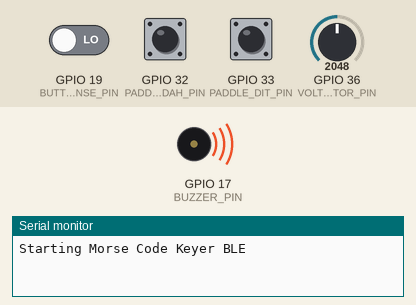
This program was run on a simulated ESP32. Shown: buzzer (waves = sounding), the last lines printed to the serial monitor. Inputs (shaded band) come from the test bench; at power-on: GPIO 36 (VOLTAGE_DETECTOR_PIN) = 2048, GPIO 19 (BUTTON_SENSE_PIN) LOW, GPIO 32 (PADDLE_DAH_PIN) HIGH, GPIO 33 (PADDLE_DIT_PIN) HIGH. USB keyboard and mouse output is not drawn.

Above: at 0.1 s.
At 2.0 s:
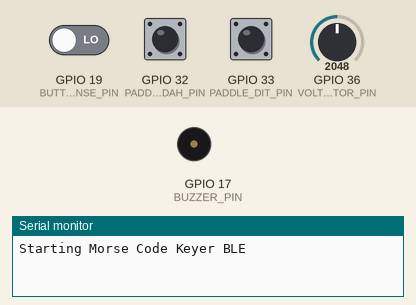
2.1 s: GPIO 36 (VOLTAGE_DETECTOR_PIN) set to 1040
3.6 s: GPIO 36 (VOLTAGE_DETECTOR_PIN) set to 930
At 3.8 s:
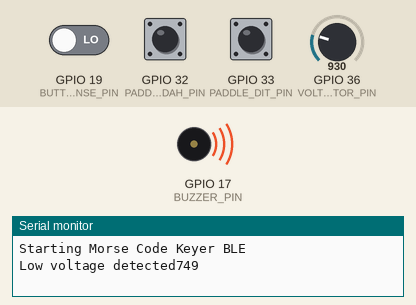
6.6 s: GPIO 19 (BUTTON_SENSE_PIN) driven HIGH
9.6 s: GPIO 32 (PADDLE_DAH_PIN) pulled LOW for 3.2 s
14.3 s: GPIO 33 (PADDLE_DIT_PIN) pulled LOW for 3.2 s
Timing chart, 0 to 20.0 s (numbered marks = the images above; inputs shaded):
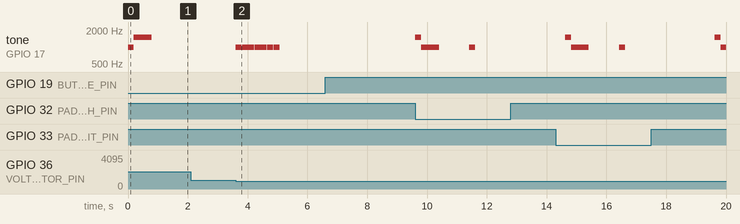

Measured:
- the behaviour switches between 993 and 992 on GPIO 36 (VOLTAGE_DETECTOR_PIN) (found by bisection; images 1 and 2)
- after the input at 2.1 s, every drawn part: stays the same
- after the input at 3.6 s, tone on GPIO 17 (BUZZER_PIN): alternates 1000 Hz for 0.20 s and silent for 0.01 s, 14 changes in all, then stays silent, starting at once

The program:

main.cpp
```cpp
#include <Arduino.h>
#include <BleKeyboard.h>
#include "soc/soc.h"
#include "soc/rtc_cntl_reg.h"

BleKeyboard bleKeyboard;
// #define PADDLE_DIT_PIN 4
// #define PADDLE_DAH_PIN 5
// #define POWER_LATCH_PIN 18
// #define BUTTON_SENSE_PIN 23
// #define VOLTAGE_DETECTOR_PIN 36
// #define BUZZER_PIN 22
// #define LED_PIN 19

#define PADDLE_DIT_PIN 33
#define PADDLE_DAH_PIN 32

#define VOLTAGE_DETECTOR_PIN 36
#define BUZZER_PIN 17
#define BUTTON_SENSE_PIN 19
#define POWER_LATCH_PIN 18

byte button_dit_oldSwitchState = HIGH;
byte button_dah_oldSwitchState = HIGH;
byte button_pwr_oldSwitchState = HIGH;
const unsigned long debounceTime = 10; // milliseconds
unsigned long button_dit_press_time;
unsigned long button_dah_press_time;
unsigned long button_pwr_press_time;

unsigned long lastLowVoltageCheck;
bool turnoff_countdown;

// Callback function to be called when button1 is pressed
void onDitPressed()
{
  Serial.println("onDitPressed");
  if (bleKeyboard.isConnected())
  {
    bleKeyboard.print("]");
  }
}

// Callback function to be called when button2 is pressed
void onDahPressed()
{
  Serial.println("onDahPressed");
  if (bleKeyboard.isConnected())
  {
    bleKeyboard.print("[");
  }
}

void startup_tone()
{
  tone(BUZZER_PIN, 1000, 200);
  delay(200);
  tone(BUZZER_PIN, 1500, 600);
  delay(600);
}

void shutdown_tone()
{
  tone(BUZZER_PIN, 1500, 200);
  delay(200);
  tone(BUZZER_PIN, 1000, 600);
  delay(600);
}

void setup()
{
  WRITE_PERI_REG(RTC_CNTL_BROWN_OUT_REG, 0);
  pinMode(PADDLE_DIT_PIN, INPUT_PULLUP);
  pinMode(PADDLE_DAH_PIN, INPUT_PULLUP);
  pinMode(VOLTAGE_DETECTOR_PIN, INPUT);
  pinMode(BUTTON_SENSE_PIN, INPUT_PULLDOWN);
  pinMode(POWER_LATCH_PIN, OUTPUT);
  // pinMode(LED_PIN, OUTPUT);
  pinMode(BUZZER_PIN, OUTPUT);
  digitalWrite(POWER_LATCH_PIN, HIGH);

  // digitalWrite(LED_PIN, HIGH);
  // delay(1000);
  // digitalWrite(LED_PIN, LOW);

  analogSetAttenuation(ADC_2_5db);
  analogSetWidth(12);

  Serial.begin(115200);
  while (!Serial)
  {
    ;
  }
  Serial.println("Starting Morse Code Keyer BLE");
  bleKeyboard.setName("Morse Code Keyer");
  bleKeyboard.begin();

  // digitalWrite(LED_PIN, HIGH);
  startup_tone();
  // digitalWrite(LED_PIN, LOW);
  WRITE_PERI_REG(RTC_CNTL_BROWN_OUT_REG, 1);
}

uint8_t mapBatteryValue(uint16_t input) {
    // Ensure the input value is clamped within the source range
    if (input < 800) {
        input = 800;
    } else if (input > 1100) {
        input = 1100;
    }

    // Perform the mapping using linear interpolation
    return (uint8_t)((input - 800) * (100 - 10) / (1100 - 800) + 10);
}
void loop()
{
  if (millis() - 5000 > lastLowVoltageCheck)
  {
    // check VOLTAGE_DETECTOR_PIN
    u_int16_t voltage = analogReadMilliVolts(VOLTAGE_DETECTOR_PIN);
    lastLowVoltageCheck = millis();
    bleKeyboard.setBatteryLevel(mapBatteryValue(voltage));
    if (voltage < 800)
    {
      Serial.print("Low voltage detected");
      Serial.println(voltage);
      tone(BUZZER_PIN, 1000, 100);
      delay(100);
      tone(BUZZER_PIN, 1000, 100);
      delay(100);
    }
  }

  byte button_dit_switchState = digitalRead(PADDLE_DIT_PIN);
  // has it changed since last time?
  if (button_dit_switchState != button_dit_oldSwitchState)
  {
    // debounce
    if (millis() - button_dit_press_time >= debounceTime)
    {
      turnoff_countdown = false;
      button_dit_press_time = millis();                   // when we closed the switch
      button_dit_oldSwitchState = button_dit_switchState; // remember for next time
      if (button_dit_switchState == LOW)
      {
        Serial.println("DIT down");
        if (bleKeyboard.isConnected())
        {
          bleKeyboard.press(0x5D); //]
        }
      }
      else
      {
        Serial.println("DIT up");
        bleKeyboard.release(0x5D);
      }
    }
  }

  byte button_dah_switchState = digitalRead(PADDLE_DAH_PIN);
  // has it changed since last time?
  if (button_dah_switchState != button_dah_oldSwitchState)
  {
    // debounce
    if (millis() - button_dah_press_time >= debounceTime)
    {
      turnoff_countdown = false;
      button_dah_press_time = millis();                   // when we closed the switch
      button_dah_oldSwitchState = button_dah_switchState; // remember for next time
      if (button_dah_switchState == LOW)
      {
        Serial.println("DAH down");
        if (bleKeyboard.isConnected())
        {
          bleKeyboard.press(0x5B); //[
        }
      }
      else
      {
        Serial.println("DAH up");
        bleKeyboard.release(0x5B);
      }
    }
  }

  if (digitalRead(BUTTON_SENSE_PIN) == HIGH)
  {
    Serial.println("BUTTON_SENSE_PIN HIGH");
    delay(3000);                               // 3 second delay after button pressed
    if (digitalRead(BUTTON_SENSE_PIN) == HIGH) // check if button still pressed and wait till the button is released
    {
      Serial.println("Shutdown manual");
      shutdown_tone();
      // shut down
      digitalWrite(POWER_LATCH_PIN, LOW);
      delay(1000);
    }
  }

  if (!turnoff_countdown && (millis() - max(button_dit_press_time, button_dit_press_time)) > 300000)
  {
    Serial.println("Shutdown count down");
    tone(BUZZER_PIN, 2000, 300);
    delay(500);
    tone(BUZZER_PIN, 2000, 300);
    delay(500);
    tone(BUZZER_PIN, 2000, 300);
    delay(500);
    turnoff_countdown = true;
  }

  if (turnoff_countdown && (millis() - max(button_dit_press_time, button_dit_press_time)) > 320000)
  {
    Serial.println("Shutting down after inactivity");
    shutdown_tone();
    // shut down
    digitalWrite(POWER_LATCH_PIN, LOW);
    delay(1000);
  }
  delay(10);
}
```
